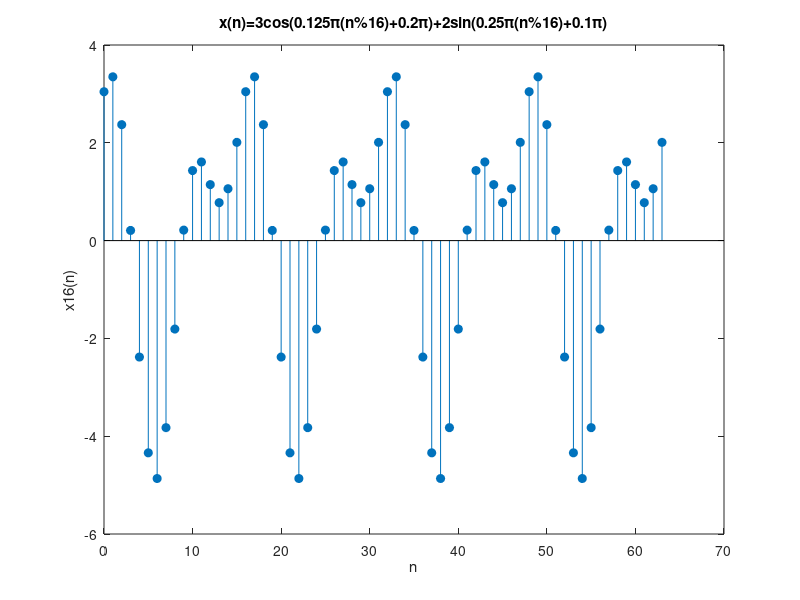

MATLAB code to generate this figure:
%?c)??X(n)????16??????X_16 (n)=X(n+16),???????
n=0:63;
x=3*cos(0.125*pi*rem(n,16)+0.2*pi)+2*sin(0.25*pi*rem(n,16)+0.1*pi);
stem(n,x,'fill');
title('x(n)=3cos(0.125\pi(n%16)+0.2\pi)+2sin(0.25\pi(n%16)+0.1\pi)');
xlabel('n');
ylabel('x16(n)');
